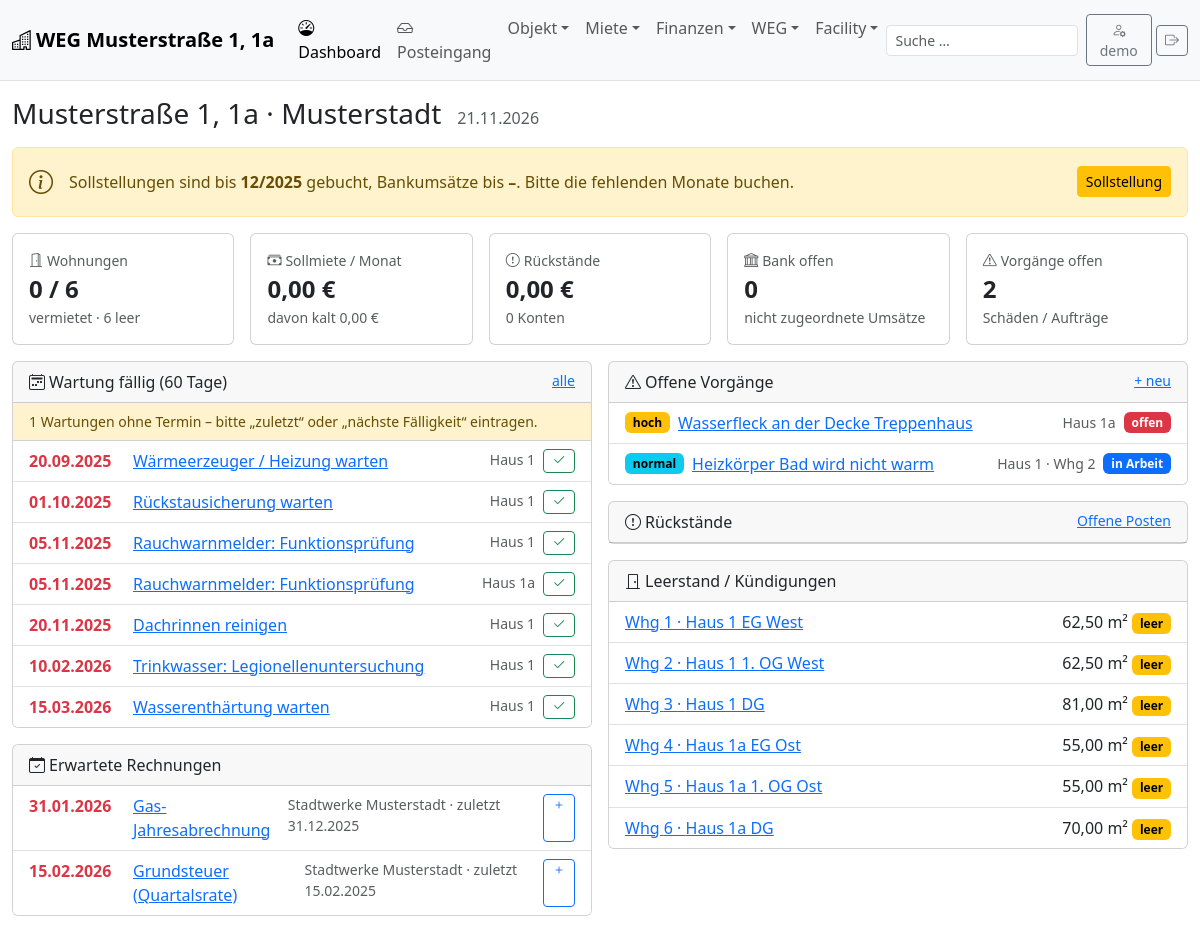
Page /?p=dashboard (signed in) on the committed database.
### tables this page shows
CREATE TABLE IF NOT EXISTS property (
  id INT AUTO_INCREMENT PRIMARY KEY,
  name VARCHAR(120) NOT NULL,
  street VARCHAR(120), zip VARCHAR(10), city VARCHAR(80),
  parcel VARCHAR(80),
  land_area DECIMAL(10,2),
  note TEXT
);

CREATE TABLE IF NOT EXISTS maintenance_plan (
  id INT AUTO_INCREMENT PRIMARY KEY,
  building_id INT NULL,
  asset_id INT NULL,
  title VARCHAR(160) NOT NULL,
  interval_months SMALLINT NOT NULL DEFAULT 12,
  last_done DATE NULL,
  next_due DATE NULL,
  vendor_id INT NULL,
  legal_basis VARCHAR(160),
  allocatable TINYINT(1) NOT NULL DEFAULT 0,
  active TINYINT(1) NOT NULL DEFAULT 1,
  note TEXT,
  FOREIGN KEY (building_id) REFERENCES building(id),
  FOREIGN KEY (asset_id) REFERENCES asset(id),
  FOREIGN KEY (vendor_id) REFERENCES person(id)
);

CREATE TABLE IF NOT EXISTS building (
  id INT AUTO_INCREMENT PRIMARY KEY,
  property_id INT NOT NULL,
  name VARCHAR(40) NOT NULL,         
  street VARCHAR(120),
  built_year SMALLINT,
  heating VARCHAR(120),
  note TEXT,
  FOREIGN KEY (property_id) REFERENCES property(id)
);

CREATE TABLE IF NOT EXISTS expected_invoice (
  id INT AUTO_INCREMENT PRIMARY KEY,
  property_id INT NOT NULL,
  building_id INT NULL,
  vendor_id INT NOT NULL,
  cost_type_id INT NOT NULL,
  title VARCHAR(160) NOT NULL,
  interval_months SMALLINT NOT NULL DEFAULT 12,
  next_expected DATE NOT NULL,
  typical_amount DECIMAL(12,2) NULL,
  active TINYINT(1) NOT NULL DEFAULT 1,
  note TEXT,
  FOREIGN KEY (property_id) REFERENCES property(id),
  FOREIGN KEY (building_id) REFERENCES building(id),
  FOREIGN KEY (vendor_id) REFERENCES person(id),
  FOREIGN KEY (cost_type_id) REFERENCES cost_type(id)
);

CREATE TABLE IF NOT EXISTS ticket (
  id INT AUTO_INCREMENT PRIMARY KEY,
  building_id INT NULL,
  unit_id INT NULL,
  asset_id INT NULL,
  reported_by INT NULL,
  title VARCHAR(160) NOT NULL,
  description TEXT,
  priority ENUM('low','normal','high','emergency') NOT NULL DEFAULT 'normal',
  status ENUM('open','in_progress','waiting','done','rejected') NOT NULL DEFAULT 'open',
  vendor_id INT NULL,
  created_at DATE NOT NULL,
  due_date DATE NULL,
  closed_at DATE NULL,
  cost DECIMAL(12,2) NULL,
  bearer ENUM('community','owner','tenant','insurance','warranty') NULL,
  FOREIGN KEY (building_id) REFERENCES building(id),
  FOREIGN KEY (unit_id) REFERENCES unit(id),
  FOREIGN KEY (asset_id) REFERENCES asset(id),
  FOREIGN KEY (reported_by) REFERENCES person(id),
  FOREIGN KEY (vendor_id) REFERENCES person(id)
);

CREATE TABLE IF NOT EXISTS unit (
  id INT AUTO_INCREMENT PRIMARY KEY,
  building_id INT NULL,
  property_id INT NOT NULL,
  weg_unit_id INT NULL,
  no VARCHAR(10) NOT NULL,
  kind ENUM('apartment','parking','garage','cellar','commercial','other') NOT NULL DEFAULT 'apartment',
  floor VARCHAR(20),
  position VARCHAR(40),
  living_area DECIMAL(8,2),           
  net_area DECIMAL(8,2),              
  rooms DECIMAL(3,1),
  mandatory_parking TINYINT(1) NOT NULL DEFAULT 0,   
  te_no VARCHAR(10),                  
  ext_ref VARCHAR(80),                
  note TEXT,
  UNIQUE KEY (property_id, no),
  FOREIGN KEY (building_id) REFERENCES building(id),
  FOREIGN KEY (property_id) REFERENCES property(id),
  FOREIGN KEY (weg_unit_id) REFERENCES weg_unit(id)
);

### pages/dashboard.php (the view, shortened to what the rows shown need)
<?php
$today = date('Y-m-d');
$vacant = rows("SELECT u.id, u.no, b.name house, u.floor, u.position, u.living_area FROM unit u LEFT JOIN building b ON b.id=u.building_id WHERE u.kind='apartment' AND NOT EXISTS (SELECT 1 FROM lease l WHERE l.unit_id=u.id AND (l.start_date IS NULL OR l.start_date<=CURDATE()) AND (l.end_date IS NULL OR l.end_date>=CURDATE())) ORDER BY CAST(u.no AS UNSIGNED)");
$maint = rows("SELECT m.*, b.name house FROM maintenance_plan m LEFT JOIN building b ON b.id=m.building_id WHERE m.active=1 AND (m.next_due IS NULL OR m.next_due <= DATE_ADD(CURDATE(), INTERVAL 60 DAY)) ORDER BY m.next_due IS NULL, m.next_due, m.building_id LIMIT 40");
$tickets = rows("SELECT t.*, b.name house, u.no unit_no FROM ticket t LEFT JOIN building b ON b.id=t.building_id LEFT JOIN unit u ON u.id=t.unit_id WHERE t.status IN ('open','in_progress','waiting') ORDER BY FIELD(t.priority,'emergency','high','normal','low'), t.created_at LIMIT 15");
$expected = rows("SELECT x.*, " . str_replace(['company', 'last_name', 'first_name'], ['p.company', 'p.last_name', 'p.first_name'], PERSON_LABEL_SQL) . " vendor,
                    (SELECT MAX(e.invoice_date) FROM expense e WHERE e.cost_type_id=x.cost_type_id AND (e.vendor_id=x.vendor_id OR e.vendor_id IS NULL)) last_inv
                  FROM expected_invoice x JOIN person p ON p.id=x.vendor_id WHERE x.active=1 AND x.next_expected <= DATE_ADD(CURDATE(), INTERVAL 45 DAY) ORDER BY x.next_expected");
$leasesEnding = rows("SELECT l.id, u.no, l.end_date, " . str_replace(['company', 'last_name', 'first_name'], ['p.company', 'p.last_name', 'p.first_name'], PERSON_LABEL_SQL) . " n FROM lease l JOIN unit u ON u.id=l.unit_id JOIN person p ON p.id=l.tenant_id WHERE l.end_date BETWEEN CURDATE() AND DATE_ADD(CURDATE(), INTERVAL 90 DAY) ORDER BY l.end_date");
page_head('Dashboard'); ?>
<div class="d-flex align-items-baseline gap-3 mb-3"><?php $prop = row("SELECT * FROM property ORDER BY id LIMIT 1"); ?><h1 class="h3 mb-0"><?= h(($prop['street'] ?? '') . ' · ' . ($prop['city'] ?? '')) ?></h1><span class="text-body-secondary"><?= dmy($today) ?></span></div>
<div class="row g-3">
 <div class="col-lg-6">
  <div class="card mb-3"><div class="card-header d-flex"><span class="me-auto"><i class="bi bi-calendar2-week me-1"></i>Wartung fällig (60 Tage)</span><a href="?p=maint" class="small">alle</a></div>
   <ul class="list-group list-group-flush">
   <?php foreach (array_filter($maint, fn($m) => $m['next_due']) as $m): $late = $m['next_due'] < $today; ?>
    <li class="list-group-item d-flex gap-2"><span class="<?= $late ? 'text-danger fw-semibold' : '' ?>" style="min-width:6rem"><?= dmy($m['next_due']) ?></span>
     <a href="<?= url('edit', ['e' => 'maintenance_plan', 'id' => $m['id']]) ?>" class="me-auto"><?= h($m['title']) ?></a><small class="text-body-secondary"><?= h($m['house']) ?></small>
     <a class="btn btn-sm btn-outline-success py-0" href="<?= url('maint', ['done' => $m['id']]) ?>" title="erledigt"><i class="bi bi-check2"></i></a></li>
   <?php endforeach; ?>
   </ul></div>
  <div class="card mb-3"><div class="card-header"><i class="bi bi-calendar-check me-1"></i>Erwartete Rechnungen</div>
   <ul class="list-group list-group-flush">
   <?php foreach ($expected as $x): $late = $x['next_expected'] < $today; ?>
    <li class="list-group-item d-flex gap-2"><span class="<?= $late ? 'text-danger fw-semibold' : '' ?>" style="min-width:6rem"><?= dmy($x['next_expected']) ?></span>
     <a class="me-auto" href="<?= url('edit', ['e' => 'expected_invoice', 'id' => $x['id']]) ?>"><?= h($x['title']) ?></a>
     <small class="text-body-secondary"><?= h($x['vendor']) ?><?= $x['last_inv'] ? ' · zuletzt ' . dmy($x['last_inv']) : '' ?></small>
     <a class="btn btn-sm btn-outline-primary py-0" href="<?= url('edit', ['e' => 'expense', 'cost_type_id' => $x['cost_type_id'], 'vendor_id' => $x['vendor_id'], 'building_id' => $x['building_id'], 'back' => url('maint', ['expected' => $x['id']])]) ?>" title="Rechnung erfassen"><i class="bi bi-plus"></i></a></li>
   <?php endforeach; if (!$expected): ?><li class="list-group-item text-body-secondary">nichts fällig</li><?php endif; ?>
   </ul></div>
 </div>
 <div class="col-lg-6">
  <div class="card mb-3"><div class="card-header d-flex"><span class="me-auto"><i class="bi bi-exclamation-triangle me-1"></i>Offene Vorgänge</span><a class="small" href="<?= url('edit', ['e' => 'ticket']) ?>">+ neu</a></div>
   <ul class="list-group list-group-flush">
   <?php foreach ($tickets as $t): ?>
    <li class="list-group-item d-flex gap-2 align-items-center"><?= prio_badge($t['priority']) ?><a class="me-auto" href="<?= url('edit', ['e' => 'ticket', 'id' => $t['id']]) ?>"><?= h($t['title']) ?></a>
     <small class="text-body-secondary"><?= h(trim($t['house'] . ($t['unit_no'] ? ' · Whg ' . $t['unit_no'] : ''))) ?></small><?= status_badge($t['status']) ?></li>
   <?php endforeach; if (!$tickets): ?><li class="list-group-item text-body-secondary">keine</li><?php endif; ?>
   </ul></div>
  <?php if ($vacant || $leasesEnding): ?><div class="card mb-3"><div class="card-header"><i class="bi bi-door-closed me-1"></i>Leerstand / Kündigungen</div><ul class="list-group list-group-flush">
   <?php foreach ($vacant as $v): ?><li class="list-group-item d-flex"><a class="me-auto" href="<?= url('edit', ['e' => 'unit', 'id' => $v['id']]) ?>">Whg <?= h($v['no']) ?> · <?= h($v['house'] . ' ' . $v['floor'] . ' ' . $v['position']) ?></a><span><?= num($v['living_area']) ?> m² <?= badge('leer', 'warning') ?></span></li><?php endforeach; ?>
  </ul></div><?php endif; ?>
 </div>
</div>
<?php page_foot();

### lib/layout.php (shortened to what the rows shown need)
<?php
function page_head(string $title): void {
    ?><!doctype html>
<html lang="de" data-bs-theme="auto">
<head>
<link rel="stylesheet" href="assets/bootstrap.min.css">
<link rel="stylesheet" href="assets/bootstrap-icons.min.css">
<link rel="stylesheet" href="assets/app.css">
</head>
<body>
<nav class="navbar navbar-expand-lg bg-body-tertiary border-bottom d-print-none sticky-top">
 <div class="container-fluid">
  <a class="navbar-brand fw-semibold" href="?p=dashboard"><i class="bi bi-buildings me-1"></i><?= h(current_user() ? (val("SELECT name FROM property ORDER BY id LIMIT 1") ?? 'Hausverwaltung') : 'Hausverwaltung') ?></a>
  <div class="collapse navbar-collapse" id="nav">
   <ul class="navbar-nav me-auto">
   </ul>
   <form class="d-flex me-2" role="search" method="get"><input type="hidden" name="p" value="search">
     <input class="form-control form-control-sm" type="search" name="q" placeholder="Suche …" value="<?= h($_GET['q'] ?? '') ?>"></form>
   <?php if (current_user()): ?><a class="btn btn-sm btn-outline-secondary me-1" href="?p=users" title="Benutzer / Passwort"></a><a class="btn btn-sm btn-outline-secondary" href="?p=logout" title="Abmelden"></a><?php endif; ?>
  </div>
 </div>
</nav>
<main class="container-fluid py-3">
<?php endforeach;
}
function page_foot(): void { ?>
</main>
</body></html>
<?php }
function badge(string $text, string $color = 'secondary'): string {
    return '<span class="badge text-bg-' . $color . '">' . h($text) . '</span>';
}
function status_badge(string $s): string {
    $c = ['open' => 'danger', 'in_progress' => 'primary', 'waiting' => 'warning', 'done' => 'success', 'rejected' => 'secondary', 'booked' => 'success', 'ignored' => 'secondary'][$s] ?? 'secondary';
    return badge(TICKET_STATUS[$s] ?? ['booked' => 'gebucht', 'ignored' => 'ignoriert'][$s] ?? $s, $c);
}
function prio_badge(string $p): string {
    return badge(PRIORITY[$p] ?? $p, ['emergency' => 'danger', 'high' => 'warning', 'normal' => 'info', 'low' => 'secondary'][$p] ?? 'secondary');
}

### rows in the picture
property: name "WEG Musterstraße 1, 1a", street+city "Musterstraße 1, 1a · Musterstadt"
maintenance_plan: next_due "20.09.2025", title "Wärmeerzeuger / Heizung warten", building.name "Haus 1"
maintenance_plan: next_due "01.10.2025", title "Rückstausicherung warten", building.name "Haus 1"
maintenance_plan: next_due "05.11.2025", title "Rauchwarnmelder: Funktionsprüfung", building.name "Haus 1"
maintenance_plan: next_due "05.11.2025", title "Rauchwarnmelder: Funktionsprüfung", building.name "Haus 1a"
maintenance_plan: next_due "20.11.2025", title "Dachrinnen reinigen", building.name "Haus 1"
maintenance_plan: next_due "10.02.2026", title "Trinkwasser: Legionellenuntersuchung", building.name "Haus 1"
maintenance_plan: next_due "15.03.2026", title "Wasserenthärtung warten", building.name "Haus 1"
expected_invoice: next_expected "31.01.2026", title "Gas-Jahresabrechnung", vendor "Stadtwerke Musterstadt", last_inv "31.12.2025"
expected_invoice: next_expected "15.02.2026", title "Grundsteuer (Quartalsrate)", vendor "Stadtwerke Musterstadt", last_inv "15.02.2025"
ticket: text "hoch offen", title "Wasserfleck an der Decke Treppenhaus", building.name "Haus 1a"
ticket: priority "normal in Arbeit", title "Heizkörper Bad wird nicht warm", building.no "Haus 1 · Whg 2"
unit: no "1", building+floor+position "Haus 1 EG West", living_area "62,50", text "leer"
unit: no "2", building+floor+position "Haus 1 1. OG West", living_area "62,50", text "leer"
unit: no "3", building+floor+position "Haus 1 DG", living_area "81,00", text "leer"
unit: no "4", building+floor+position "Haus 1a EG Ost", living_area "55,00", text "leer"
unit: no "5", building+floor+position "Haus 1a 1. OG Ost", living_area "55,00", text "leer"
unit: no "6", building+floor+position "Haus 1a DG", living_area "70,00", text "leer"

### other values in the picture
$label "Dashboard"
$label "Posteingang"
$grp "Objekt"
$grp "Miete"
$grp "Finanzen"
$grp "WEG"
$grp "Facility"
current_user() "demo"
date('m/Y', strtotime("$lastSoll-01")) "12/2025"
dmy($lastBank) ?: '–' "–"
$t "Wohnungen"
$v "0 / 6"
$s "vermietet · 6 leer"
$t "Sollmiete / Monat"
$v "0,00 €"
